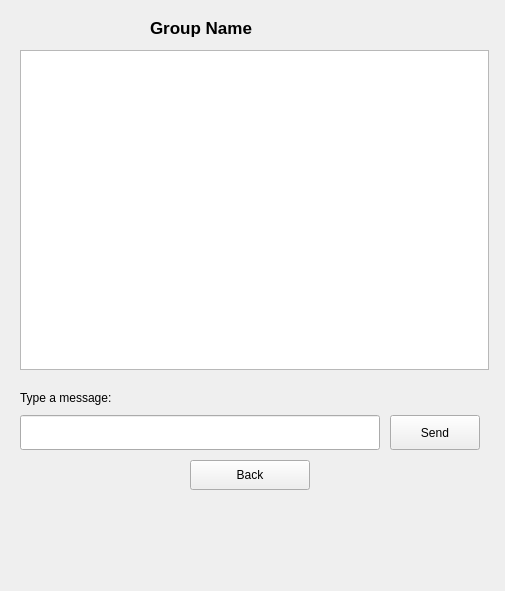
<?xml version="1.0" encoding="UTF-8"?>
<ui version="4.0">
 <class>GroupChatWindow</class>
 <widget class="QWidget" name="GroupChatWindow">
  <property name="geometry">
   <rect>
    <x>0</x>
    <y>0</y>
    <width>505</width>
    <height>591</height>
   </rect>
  </property>
  <property name="windowTitle">
   <string>Form</string>
  </property>
  <widget class="QLabel" name="label_GroupName">
   <property name="geometry">
    <rect>
     <x>150</x>
     <y>15</y>
     <width>200</width>
     <height>25</height>
    </rect>
   </property>
   <property name="font">
    <font>
     <pointsize>13</pointsize>
     <bold>true</bold>
    </font>
   </property>
   <property name="text">
    <string>Group Name</string>
   </property>
  </widget>
  <widget class="QTextBrowser" name="textBrowser_GroupMessages">
   <property name="geometry">
    <rect>
     <x>20</x>
     <y>50</y>
     <width>469</width>
     <height>320</height>
    </rect>
   </property>
  </widget>
  <widget class="QLabel" name="label_TypeMessage">
   <property name="geometry">
    <rect>
     <x>20</x>
     <y>385</y>
     <width>120</width>
     <height>25</height>
    </rect>
   </property>
   <property name="text">
    <string>Type a message:</string>
   </property>
  </widget>
  <widget class="QLineEdit" name="lineEdit_TypMessage">
   <property name="geometry">
    <rect>
     <x>20</x>
     <y>415</y>
     <width>360</width>
     <height>35</height>
    </rect>
   </property>
  </widget>
  <widget class="QPushButton" name="pushButton_Send">
   <property name="geometry">
    <rect>
     <x>390</x>
     <y>415</y>
     <width>90</width>
     <height>35</height>
    </rect>
   </property>
   <property name="text">
    <string>Send</string>
   </property>
  </widget>
  <widget class="QPushButton" name="pushButton_Back">
   <property name="geometry">
    <rect>
     <x>190</x>
     <y>460</y>
     <width>120</width>
     <height>30</height>
    </rect>
   </property>
   <property name="text">
    <string>Back</string>
   </property>
  </widget>
 </widget>
 <resources/>
 <connections/>
</ui>
